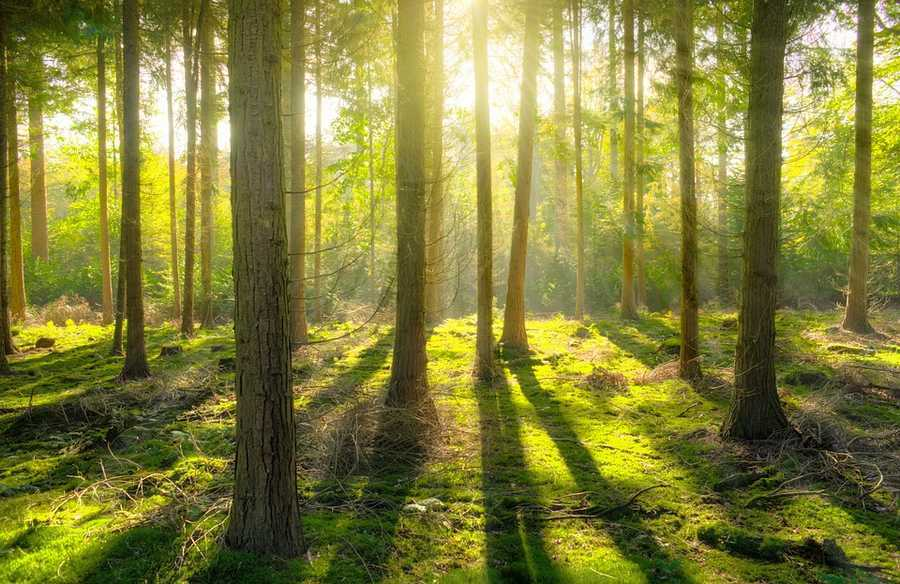
#> input picture src/6_input.jpg, 900 x 584 px
$ python 'Template Matching.py'
#> lines starting #> are read from the running program, lines starting #| are printed output that depends on the picture
import cv2
import numpy as np


def template_matching(template_path, image_path):
    # Загрузка изображения и шаблона
#> called with template_path = 'src/6_crop.jpg', image_path = 'src/6_input.jpg'
    image = cv2.imread(image_path)
#> image is the input picture: shape (584, 900, 3); mean B, G, R 58.5, 128.5, 130.2
    template = cv2.imread(template_path, 0)
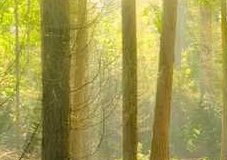
#> input picture src/6_crop.jpg, 227 x 160 px
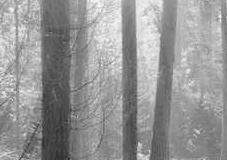
#> template: shape (160, 227); min 40, max 248, mean 149.5

    # Проверка размеров
    if template.shape[0] > image.shape[0] or template.shape[1] > image.shape[1]:
        print("Ошибка: Шаблон больше входного изображения.")
        return

    # Преобразование изображения в оттенки серого
    image_gray = cv2.cvtColor(image, cv2.COLOR_BGR2GRAY)
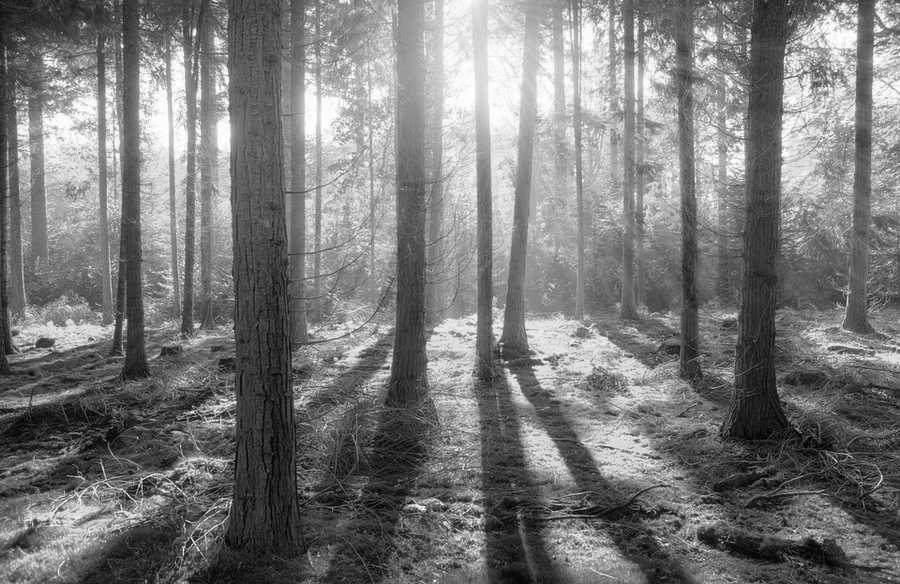
#> image_gray: shape (584, 900); min 0, max 255, mean 121

    # Применение сопоставления шаблонов
    res = cv2.matchTemplate(image_gray, template, cv2.TM_CCOEFF_NORMED)
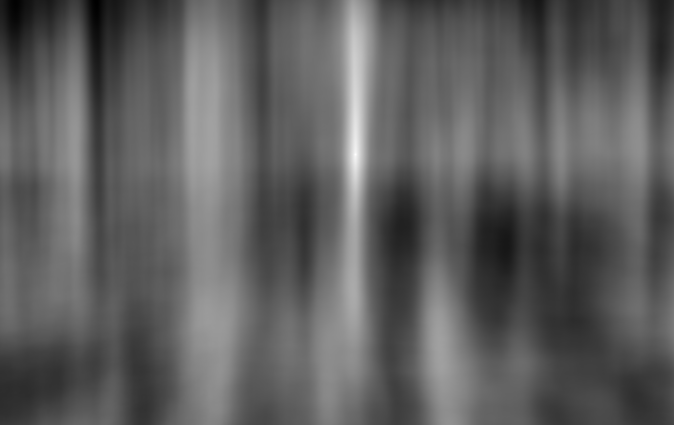
#> res: shape (425, 674) float32; min -0.458, max 0.999, mean 0.0832; drawn with min black and max white

    # Нахождение координат наилучшего совпадения
    min_val, max_val, min_loc, max_loc = cv2.minMaxLoc(res)
#> min_val = -0.458; max_val = 0.999; min_loc = (96, 0); max_loc = (355, 154)

    # Устанавливаем порог вероятности
    threshold = 0.1  # 70%

    if max_val >= threshold:
        # Вычисление координат рамки
        top_left = max_loc
#> top_left = (355, 154)
        bottom_right = (top_left[0] + template.shape[1], top_left[1] + template.shape[0])
#> bottom_right = (582, 314)

        # Рисование рамки на изображении
        cv2.rectangle(image, top_left, bottom_right, (0, 0, 255), 2)

        # Подготовка текста с вероятностью совпадения
        match_probability = f'%: {max_val:.2f}'
#> match_probability = '%: 1.00'

        # Добавление текста на изображение
        cv2.putText(image, match_probability, (top_left[0], top_left[1] - 10),
                    cv2.FONT_HERSHEY_SIMPLEX, 0.5, (255, 0, 0), 1, cv2.LINE_AA)
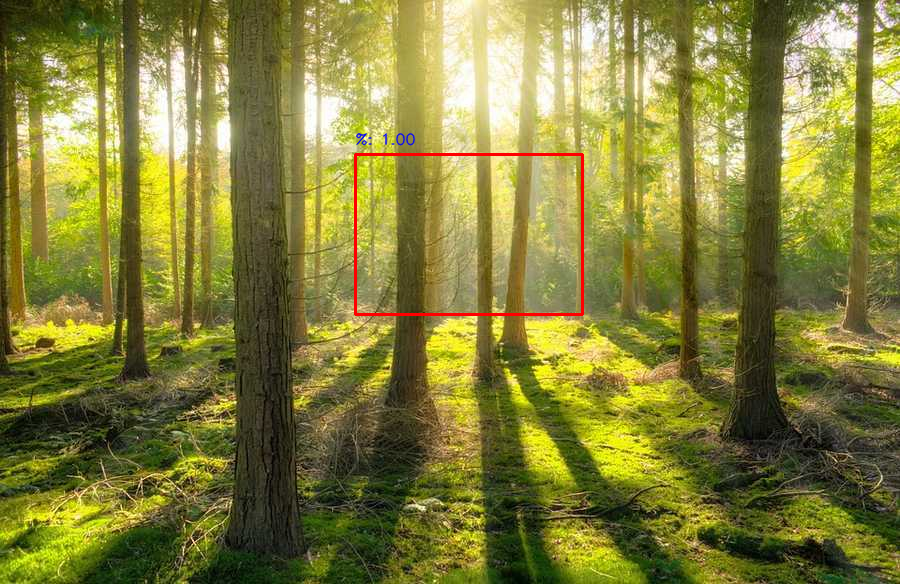
#> image: shape (584, 900, 3); mean B, G, R 58.2, 127.7, 130.5

    # Отображение результата
    cv2.imshow('Result', image)
    cv2.waitKey(0)
    cv2.destroyAllWindows()


# Пример использования
template_matching('src/6_crop.jpg', 'src/6_input.jpg')
